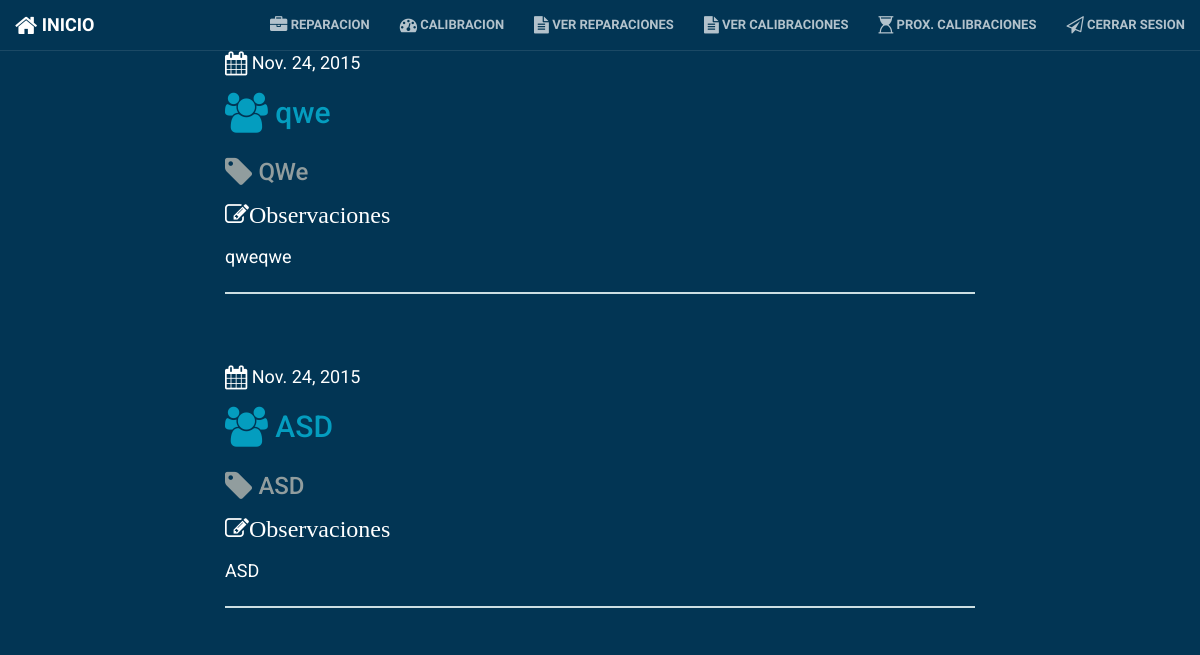
The app's page /calibration_list/ (signed in), older data.
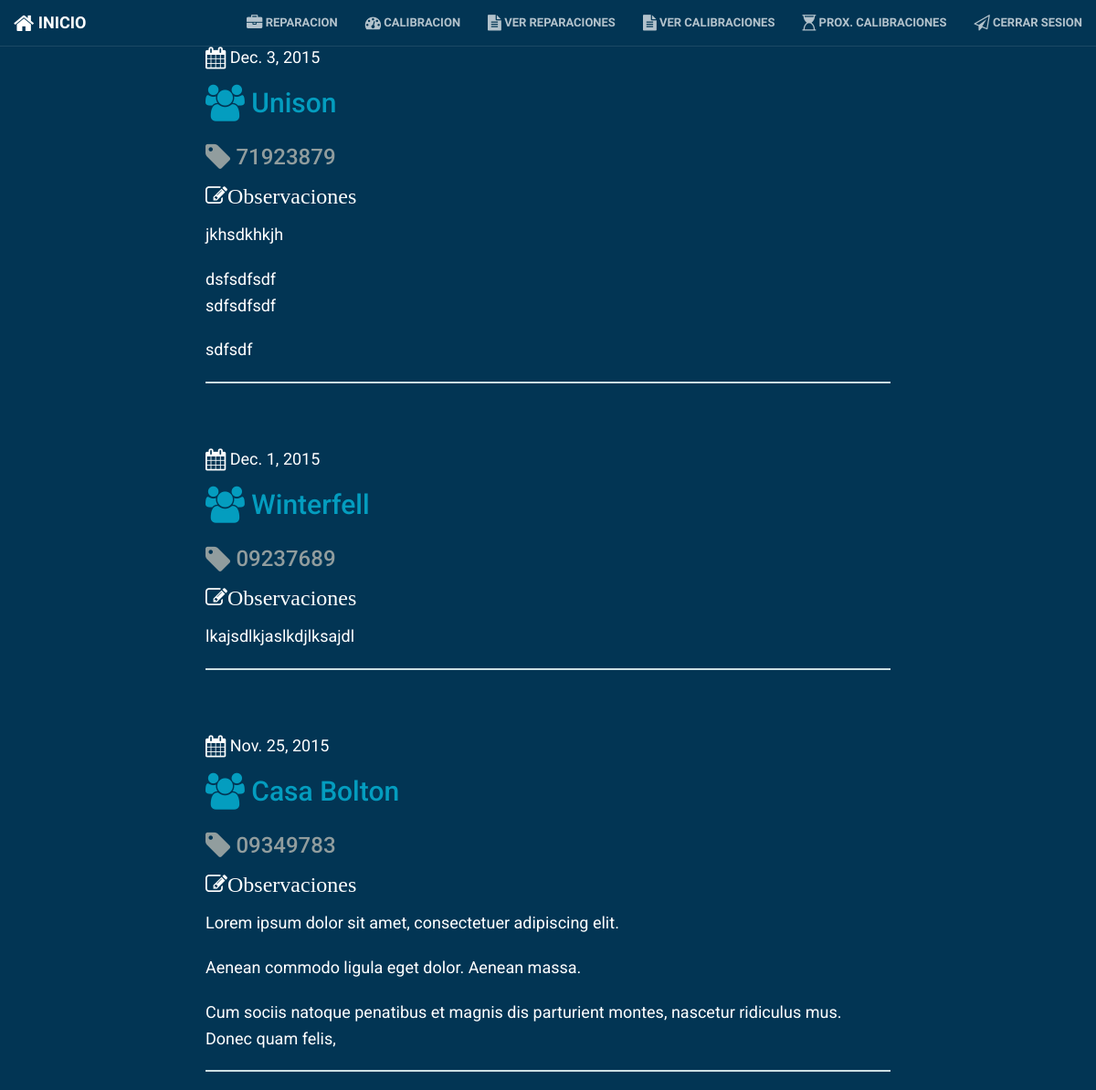
The same page, newer data.
### reportes/models.py (models this page shows, shortened)
class Calibracion(models.Model):
	fecha = models.DateField('Fecha', default=timezone.now)
	cliente = models.CharField('Cliente', max_length=50, null=True)
	sigCalibracion = models.DateField('Siguiente Calibracion', default=six_months_from_now)
	numeroSerie = models.CharField('Numero de Serie', max_length=36)
	nombreTecnico = models.CharField('Tecnico responsable', max_length=80,choices=tecnicos, blank=False, default=tecnicos)
	nombreEncargado = models.CharField('Encargado del area', max_length=80)
	observaciones = models.TextField('Observaciones', blank=True, null=True)
	costo = models.DecimalField('Costo (MXN)', max_digits=8, decimal_places=2)
	class Meta:
		verbose_name = "Calibracion"
		verbose_name_plural = "Calibraciones"

### reportes/views.py (the view)
# urls.py: url(r'^calibration_list/$', views.calibration_list, name='calibration_list'),
def calibration_list(request):
    calibraciones = Calibracion.objects.filter(fecha__lte=timezone.now()).order_by('-fecha')
    return render(request, 'reportes/calibration_list.html', {'calibraciones': calibraciones})

### reportes/templates/reportes/calibration_list.html
{% extends "reportes/base.html" %}
{% block content %}
{% if user.is_authenticated %}
    {% for calibracion in calibraciones %}
        <div class="reporte">
            <div class="date"><i class="fa fa-calendar fa-lg"></i>
                {{ calibracion.fecha }}
            </div>
            <h2><a href="{% url "reportes.views.calibration_detail" pk=calibracion.pk %}"><i class="fa fa-users fa-lg"></i> {{ calibracion.cliente }}</a></h2>
            <h3 class="nserie"><i class="fa fa-tag fa-lg"></i> {{ calibracion.numeroSerie }}</h3>
            <p class="observaciones"><i class="fa fa-pencil-square-o fa-lg">Observaciones</i> {{ calibracion.observaciones|linebreaks }}</p>
        </div>
        <hr>
    {% endfor %}
{% endif %}
{% endblock content %}

Row changes from the older to the newer data that the page shows:
removed Calibracion: fecha "Nov. 24, 2015", cliente "qwe", numeroSerie "QWe", observaciones "qweqwe"
removed Calibracion: fecha "Nov. 24, 2015", cliente "ASD", numeroSerie "ASD", observaciones "ASD"
added Calibracion: fecha "Dec. 3, 2015", cliente "Unison", numeroSerie "71923879", observaciones "jkhsdkhkjh dsfsdfsdf sdfsdfsdf sdfsdf"
added Calibracion: fecha "Dec. 1, 2015", cliente "Winterfell", numeroSerie "09237689", observaciones "lkajsdlkjaslkdjlksajdl"
added Calibracion: fecha "Nov. 25, 2015", cliente "Casa Bolton", numeroSerie "09349783", observaciones "Lorem ipsum dolor sit amet, consectetuer adipiscing elit. Aenean commodo ligula eget dolor. Aenean massa. Cum sociis natoque penatibus et magnis dis parturient montes, nascetur ridiculus mus. Donec quam felis,"
